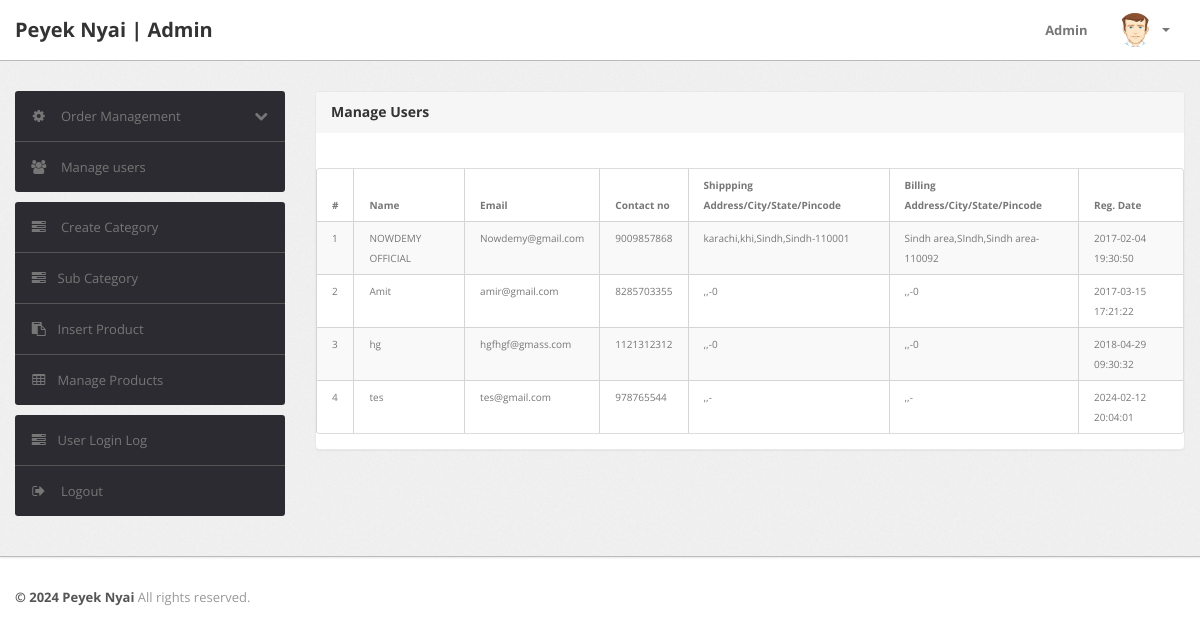
The page /admin/manage-users.php (signed in) on the database its author committed.
### tables this page shows
CREATE TABLE `users` (
  `id` int(11) NOT NULL,
  `name` varchar(255) DEFAULT NULL,
  `email` varchar(255) DEFAULT NULL,
  `contactno` bigint(11) DEFAULT NULL,
  `password` varchar(255) DEFAULT NULL,
  `shippingAddress` longtext DEFAULT NULL,
  `shippingState` varchar(255) DEFAULT NULL,
  `shippingCity` varchar(255) DEFAULT NULL,
  `shippingPincode` int(11) DEFAULT NULL,
  `billingAddress` longtext DEFAULT NULL,
  `billingState` varchar(255) DEFAULT NULL,
  `billingCity` varchar(255) DEFAULT NULL,
  `billingPincode` int(11) DEFAULT NULL,
  `regDate` timestamp NOT NULL DEFAULT current_timestamp(),
  `updationDate` varchar(255) DEFAULT NULL
);

### admin/manage-users.php (the view, shortened to what this page needs)
<?php
include('include/config.php');
if(strlen($_SESSION['alogin'])==0)
	{
header('location:index.php');
}
else{
?>
<!DOCTYPE html>
<html lang="en">
<head>
	<link type="text/css" href="bootstrap/css/bootstrap.min.css" rel="stylesheet">
	<link type="text/css" href="bootstrap/css/bootstrap-responsive.min.css" rel="stylesheet">
	<link type="text/css" href="css/theme.css" rel="stylesheet">
	<link type="text/css" href="images/icons/css/font-awesome.css" rel="stylesheet">
</head>
<body>
<?php include('include/header.php');?>
	<div class="wrapper">
		<div class="container">
			<div class="row">
<?php include('include/sidebar.php');?>
			<div class="span9">
					<div class="content">
	<div class="module">
							<div class="module-head">
								<h3>Manage Users</h3>
							</div>
							<div class="module-body table">
									<br />
    <table class="table table-bordered table-striped table-smaller">									<thead>
										<tr>
											<th>#</th>
											<th> Name</th>
											<th>Email </th>
											<th>Contact no</th>
											<th>Shippping Address/City/State/Pincode </th>
											<th>Billing Address/City/State/Pincode </th>
											<th>Reg. Date </th>
										</tr>
									</thead>
									<tbody>
<?php $query=mysqli_query($con,"select * from users");
$cnt=1;
while($row=mysqli_fetch_array($query))
{
?>
										<tr>
											<td><?php echo htmlentities($cnt);?></td>
											<td><?php echo htmlentities($row['name']);?></td>
											<td><?php echo htmlentities($row['email']);?></td>
											<td> <?php echo htmlentities($row['contactno']);?></td>
											<td><?php echo htmlentities($row['shippingAddress'].",".$row['shippingCity'].",".$row['shippingState']."-".$row['shippingPincode']);?></td>
											<td><?php echo htmlentities($row['billingAddress'].",".$row['billingCity'].",".$row['billingState']."-".$row['billingPincode']);?></td>
											<td><?php echo htmlentities($row['regDate']);?></td>
										<?php $cnt=$cnt+1; } ?>
								</table>
							</div>
						</div>
					</div>
				</div>
			</div>
		</div>
	</div>
<?php include('include/footer.php');?>
</body>
<?php } ?>

### admin/include/header.php (shortened to what this page needs)
<div class="navbar navbar-fixed-top">
    <div class="navbar-inner">
        <div class="container">
            <a class="brand" href="index.html">
                Peyek Nyai | Admin
            </a>
            <div class="nav-collapse collapse navbar-inverse-collapse">
                <ul class="nav pull-right">
                    <li><a href="#">
                            Admin
                        </a></li>
                    <li class="nav-user dropdown">
                        <a href="#" class="dropdown-toggle" data-toggle="dropdown">
                            <img src="images/user.png" class="nav-avatar" />
                            <b class="caret"></b>
                        </a>
                    </li>
                </ul>
            </div>
        </div>
    </div>
</div>

### admin/include/sidebar.php (shortened to what this page needs)
<div class="span3">
					<div class="sidebar">
<ul class="widget widget-menu unstyled">
							<li>
								<a class="collapsed" data-toggle="collapse" href="#togglePages">
									<i class="menu-icon icon-cog"></i>
									<i class="icon-chevron-down pull-right"></i><i class="icon-chevron-up pull-right"></i>
									Order Management
								</a>
							</li>
							<li>
								<a href="manage-users.php">
									<i class="menu-icon icon-group"></i>
									Manage users
								</a>
							</li>
						</ul>
						<ul class="widget widget-menu unstyled">
                                <li><a href="category.php"><i class="menu-icon icon-tasks"></i> Create Category </a></li>
                                <li><a href="subcategory.php"><i class="menu-icon icon-tasks"></i>Sub Category </a></li>
                                <li><a href="insert-product.php"><i class="menu-icon icon-paste"></i>Insert Product </a></li>
                                <li><a href="manage-products.php"><i class="menu-icon icon-table"></i>Manage Products </a></li>
                            </ul>
						<ul class="widget widget-menu unstyled">
							<li><a href="user-logs.php"><i class="menu-icon icon-tasks"></i>User Login Log </a></li>
							<li>
								<a href="logout.php">
									<i class="menu-icon icon-signout"></i>
									Logout
								</a>
							</li>
						</ul>
					</div>
				</div>

### admin/include/footer.php
<div class="footer">
    <div class="container">
        <b class="copyright">&copy; 2024 Peyek Nyai </b> All rights reserved.
    </div>
</div>

### admin/css/theme.css (style rules this page uses)
body { font-size: 13px; font-family: 'Open Sans', Arial, sans-serif; background: #fff; color: #777 }
h1, h2, h3, h4, h5, h6 { color: #333; margin-top: 0 }
h3 { font-size: 20px }
strong, b { color: #555 }
.wrapper { background: url(../images/bg.png) #eee; border-bottom: 1px solid #bbb; -webkit-box-shadow: 0 1px 2px rgba(0,0,0,0.1); -moz-box-shadow: 0 1px 2px rgba(0,0,0,0.1); box-shadow: 0 1px 2px rgba(0,0,0,0.1); padding: 30px 0 }
.footer { color: #999; padding: 30px 0 60px }
body [class^="icon-"], body [class*=" icon-"] { font-size: 14px; line-height: 20px; height: 20px }
.module { background: #fff; -webkit-border-radius: 3px; -moz-border-radius: 3px; border-radius: 3px; border: 1px solid #ccc; border-bottom-color: #bbb; -webkit-box-shadow: 0 0 1px rgba(0,0,0,0.2); -moz-box-shadow: 0 0 1px rgba(0,0,0,0.2); box-shadow: 0 0 1px rgba(0,0,0,0.2); margin-bottom: 30px }
.navbar { position: static!important; margin: 0!important }
.navbar .navbar-inner { background: #fff; border-bottom: 1px solid #bbb; -webkit-box-shadow: 0 1px 2px rgba(0,0,0,0.15); -moz-box-shadow: 0 1px 2px rgba(0,0,0,0.15); box-shadow: 0 1px 2px rgba(0,0,0,0.15) }
.navbar .brand { color: #333; font-weight: bold; font-size: 20px; margin-right: 20px; padding: 20px }
.navbar .nav>li>a { padding: 20px 15px; font-weight: bold; color: #777 }
.nav-user>a { height: 20px }
.nav-avatar { width: 34px; height: 34px; margin: -7px 5px 0 0; -webkit-border-radius: 50%; -moz-border-radius: 50%; border-radius: 50% }
.table { margin-bottom: 0 }
.table th, .table td { border-color: #d5d5d5!important }
.table-bordered thead:first-child tr:first-child>th:first-child, .table-bordered tbody:first-child tr:first-child>td:first-child { -webkit-border-top-left-radius: 2px; -moz-border-radius-topleft: 2px; border-top-left-radius: 2px }
.table-bordered thead:first-child tr:first-child>th:last-child, .table-bordered tbody:first-child tr:first-child>td:last-child { -webkit-border-top-right-radius: 2px; -moz-border-radius-topright: 2px; border-top-right-radius: 2px }
.table-bordered thead:last-child tr:last-child>th:first-child, .table-bordered tbody:last-child tr:last-child>td:first-child, .table-bordered tfoot:last-child tr:last-child>td:first-child { -webkit-border-bottom-left-radius: 2px; -moz-border-radius-bottomleft: 2px; border-bottom-left-radius: 2px }
.table-bordered thead:last-child tr:last-child>th:last-child, .table-bordered tbody:last-child tr:last-child>td:last-child, .table-bordered tfoot:last-child tr:last-child>td:last-child { -webkit-border-bottom-right-radius: 2px; -moz-border-radius-bottomright: 2px; border-bottom-right-radius: 2px }
.widget-menu { background: #fff; -webkit-border-radius: 3px; -moz-border-radius: 3px; border-radius: 3px; overflow: hidden }
.widget-menu a { color: #555; display: block; line-height: 20px; padding: 15px; text-decoration: none!important }
.widget-menu .menu-icon { margin-right: 10px; color: #767676; -webkit-transition: all .2s ease-in-out; -moz-transition: all .2s ease-in-out; transition: all .2s ease-in-out; }
.widget-menu>li+li { border-top: 1px solid #555 }
.widget-menu>li>a { background-color: #2d2b32; color: #767676; -webkit-transition: all .2s ease-in-out; -moz-transition: all .2s ease-in-out; transition: all .2s ease-in-out; }
.widget-menu>li>a .icon-chevron-down { display: none }
.widget-menu>li>a.collapsed .icon-chevron-down { display: block }
.module { box-shadow: 0 0 3px rgba(0,0,0,.1); border-color: #e9e9e9; margin-bottom: 20px; background-color: #fff; border-radius: 4px; -webkit-box-shadow: 0 1px 1px rgba(0,0,0,.05); box-shadow: 0 1px 1px rgba(0,0,0,.05); }
.module-head { color: #767676; background-color: #f6f6f6; border-color: #e9e9e9; padding: 10px 15px; border-bottom: 1px solid transparent; border-top-right-radius: 3px; border-top-left-radius: 3px; }
.module-head h3 { font-size: 14px; line-height: 20px; height: 20px; margin: 0 }
.module-body { padding: 15px }
.module-body.table { padding: 15px 0 }
.module-body.table .table th, .module-body.table .table td { padding-left: 15px; padding-right: 15px }

### admin/manage-users.php (style rules this page uses)
.table-smaller th, .table-smaller td { font-size: 10px; padding: 6px; }

### rows shown on the page
users: name "NOWDEMY OFFICIAL", email "Nowdemy@gmail.com", contactno "9009857868", shippingAddress+shippingCity+shippingState "karachi,khi,Sindh,Sindh-110001", billingAddress+billingCity+billingState "Sindh area,SIndh,Sindh area-110092", regDate "2017-02-04 19:30:50"
users: name "Amit", email "amir@gmail.com", contactno "8285703355", shippingAddress+shippingCity+shippingState ",,-0", billingAddress+billingCity+billingState ",,-0", regDate "2017-03-15 17:21:22"
users: name "hg", email "hgfhgf@gmass.com", contactno "1121312312", shippingAddress+shippingCity+shippingState ",,-0", billingAddress+billingCity+billingState ",,-0", regDate "2018-04-29 09:30:32"
users: name "tes", email "tes@gmail.com", contactno "978765544", shippingAddress+shippingCity+shippingState ",,-", billingAddress+billingCity+billingState ",,-", regDate "2024-02-12 20:04:01"
